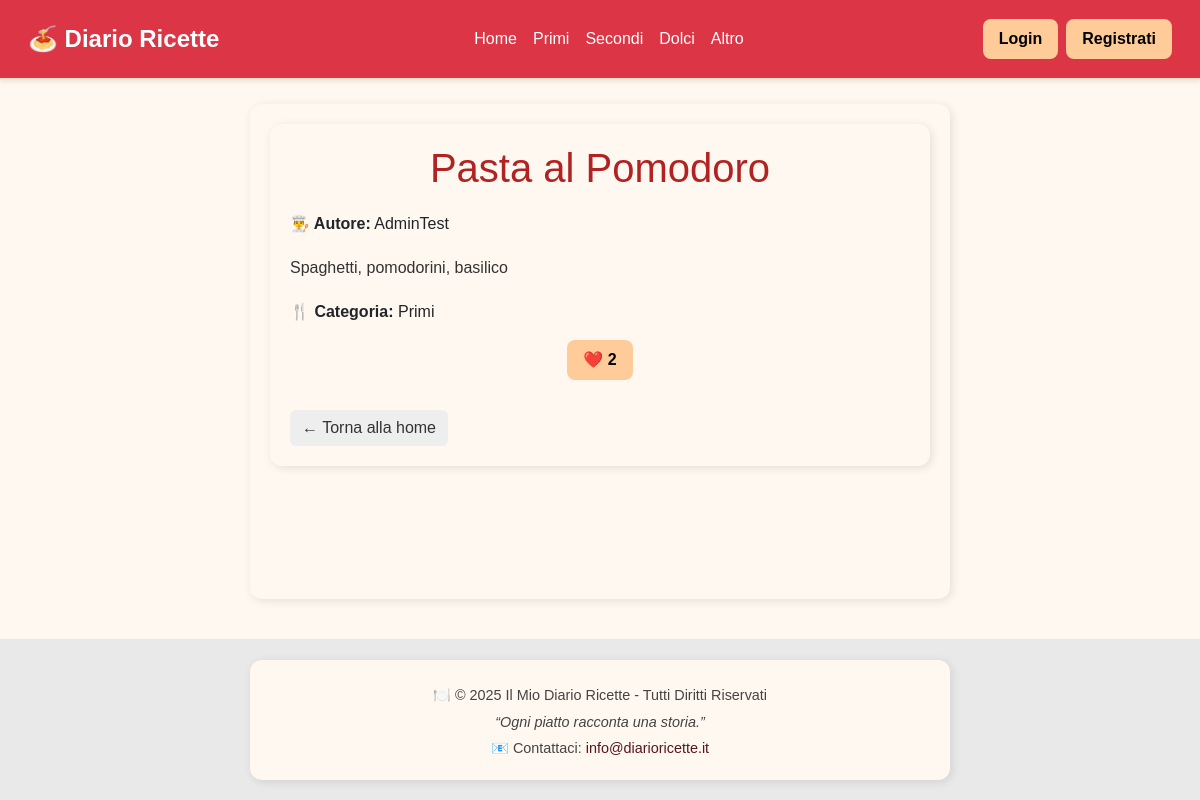
Screenshot of /dettaglio/2 with the database file from the repository.
### app2.py (models this page shows, shortened)
class Recipe(db.Model):
    __tablename__ = 'ricetta'
    id_ricetta = db.Column(db.Integer, primary_key=True)
    title = db.Column(db.String(100), nullable=False)
    ingredients = db.Column('ingredienti', db.Text, nullable=False)
    instructions = db.Column('istruzioni', db.Text, nullable=False)
    preparation_time = db.Column('tempo_prep', db.Integer, default=0)
    cooking_time = db.Column('tempo_cottura', db.Integer, default=0)
    servings = db.Column('porzioni', db.Integer, default=1)
    is_private = db.Column('is_privata', db.Boolean, default=False)
    id_autore = db.Column(db.Integer, db.ForeignKey('utente.id_utente'), nullable=False)
    category_id = db.Column(
        'id_categoria',
        db.Integer,
        db.ForeignKey('categoria.id_categoria'),
        nullable=False
    )
    description = db.Column('descrizione', db.Text, nullable=False)
    filename = db.Column('filename', db.String(100), nullable=True)
    creation_date = db.Column('data_creazione_ricetta', db.String(10), default=lambda: time.strftime("%Y-%m-%d"))
    id = synonym('id_ricetta')
    author_id = synonym('id_autore')
    author = db.relationship(
        'User',
        back_populates='recipes',
        foreign_keys=[id_autore]
    )
    category = db.relationship('Category', back_populates='recipes', foreign_keys='Recipe.category_id')
    likes = db.relationship('Like', back_populates='recipe', lazy='dynamic')
    def __repr__(self):
        return f'Recipe("{self.title}", Author_ID: {self.author_id})'

class User(db.Model, UserMixin):
    __tablename__ = 'utente'
    id_utente = db.Column(db.Integer, primary_key=True)
    username = db.Column('nome_utente', db.String(80), unique=True, nullable=False)
    email = db.Column('email', db.String(100), unique=True, nullable=False)
    password_hash = db.Column('password_hash', db.String(255), nullable=False)
    ruolo = db.Column('ruolo', db.String(20), default='utente')
    data_registrazione = db.Column('data_registrazione', db.DateTime)
    id = synonym('id_utente')
    recipes = db.relationship(
        'Recipe',
        back_populates='author',
        lazy='dynamic',
        foreign_keys='Recipe.id_autore',
        cascade="all, delete-orphan"
    )
    likes = db.relationship('Like', back_populates='user', lazy='dynamic', cascade="all, delete-orphan")

class Category(db.Model):
    __tablename__ = 'categoria'
    id_categoria = db.Column(db.Integer, primary_key=True)
    name = db.Column('nome', db.String(50), unique=True, nullable=False)
    id = synonym('id_categoria')
    recipes = db.relationship('Recipe', back_populates='category', lazy='dynamic')

### app2.py (the view)
@app.route('/dettaglio/<int:id_ricetta>')
@limiter.limit("150 per minute")
def dettaglio_ricetta(id_ricetta):
    query_result = db.session.execute(
        db.select(
            Recipe,
            User.username.label('autore_nome'),
            Category.name.label('categoria_nome'),
            func.count(Like.id_ricetta).label('num_likes')
        )
        .join(User, Recipe.id_autore == User.id_utente)
        .outerjoin(Category, Recipe.category_id == Category.id_categoria)
        .outerjoin(Like, Recipe.id_ricetta == Like.id_ricetta)
        .where(Recipe.id_ricetta == id_ricetta)
        .group_by(Recipe.id_ricetta, User.username, Category.name) # Aggiungo per evitare avvisi di aggregazione
    ).first()
    if not query_result:
        flash(f'⚠️ Ricetta non trovata (ID: {id_ricetta}).', 'warning')
        return redirect(url_for('home'))
    ricetta, autore_nome, categoria_nome, num_likes = query_result
    print("DEBUG autore_nome:", autore_nome)
    print("DEBUG categoria_nome:", categoria_nome)
    print("DEBUG num_likes:", num_likes)
    print("DEBUG ricetta:", ricetta)
    is_liked = False
    if 'id_utente' in session:
        is_liked = db.session.scalar(
            db.select(Like).filter_by(user_id=session['id_utente'], id_ricetta=id_ricetta)
        ) is not None
    dati_ricetta = {
        'id_ricetta': ricetta.id_ricetta,
        'titolo_ricetta': ricetta.title,
        'descrizione': ricetta.description,
        'filename': ricetta.filename,
        'nome_utente': autore_nome or 'Sconosciuto',     # ← chiave allineata
        'nome_categoria': categoria_nome or 'Altro',     # ← chiave allineata
        'num_likes': num_likes or 0,
        'is_liked': is_liked
    }
    from_page = request.args.get('from_page')
    return render_template('dettaglio_ricetta.html', ricetta=dati_ricetta, from_page=from_page)

### templates/dettaglio_ricetta.html (shortened to what this page needs)
{% extends 'base.html' %}
{% block content %}
<main class="container">
    <h1 class="titolo">{{ ricetta['titolo_ricetta'] }}</h1>
    <div class="scheda-ricetta">
        <p><strong>👨‍🍳 Autore:</strong> {{ ricetta['nome_utente'] }}</p>
        <p class="descrizione">{{ ricetta['descrizione'] }}</p>
        <p><strong>🍴 Categoria:</strong> {{ ricetta['nome_categoria'] or "Altro" }}</p>
        <div class="like-section">
            <form class="like-form" data-id="{{ ricetta['id_ricetta'] }}" method="post">
                <button type="submit" class="btn like-btn">
                    ❤️ <span class="likes-count">{{ ricetta['num_likes'] }}</span>
                </button>
            </form>
        </div>
        {% if from_page  == 'dashboard' %}
            <a href="{{ url_for('dashboard') }}" class="btn-back">← Torna al Diario</a>
        {% else %}
            <a href="{{ url_for('home') }}" class="btn-back">← Torna alla home</a>
        {% endif %}
    </div>
</main>
{% endblock %}

### static/stile.css (style rules this page uses)
html, body { height: 100%; }
body { display: flex; flex-direction: column; }
main { flex: 1; }

### templates/base.html (style rules this page uses)
body { background: #fff8f0; font-family: 'Arial', sans-serif; }

### templates/dettaglio_ricetta.html (style rules this page uses)
.container { max-width: 700px; margin: 0 auto; padding: 20px; background: #fff8f0; border-radius: 12px; box-shadow: 2px 2px 10px rgba(0,0,0,0.1); }
.titolo { color: #b22222; text-align: center; margin-bottom: 20px; }
.descrizione { margin: 20px 0; color: #333; line-height: 1.5; }
.like-section { text-align: center; margin: 15px 0; }
.btn { background: #ffcc99; border: none; border-radius: 8px; padding: 8px 16px; cursor: pointer; text-decoration: none; color: #000; font-weight: bold; transition: background 0.2s ease; }
.btn-back { display: inline-block; margin-top: 15px; background: #eee; padding: 6px 12px; border-radius: 6px; text-decoration: none; color: #333; }

### rows the page displays
Recipe: titolo_ricetta "Pasta al Pomodoro", descrizione "Spaghetti, pomodorini, basilico"
User: nome_utente "AdminTest"
Category: nome "Primi"

### other values shown
{{ ricetta['num_likes'] }} "2"
